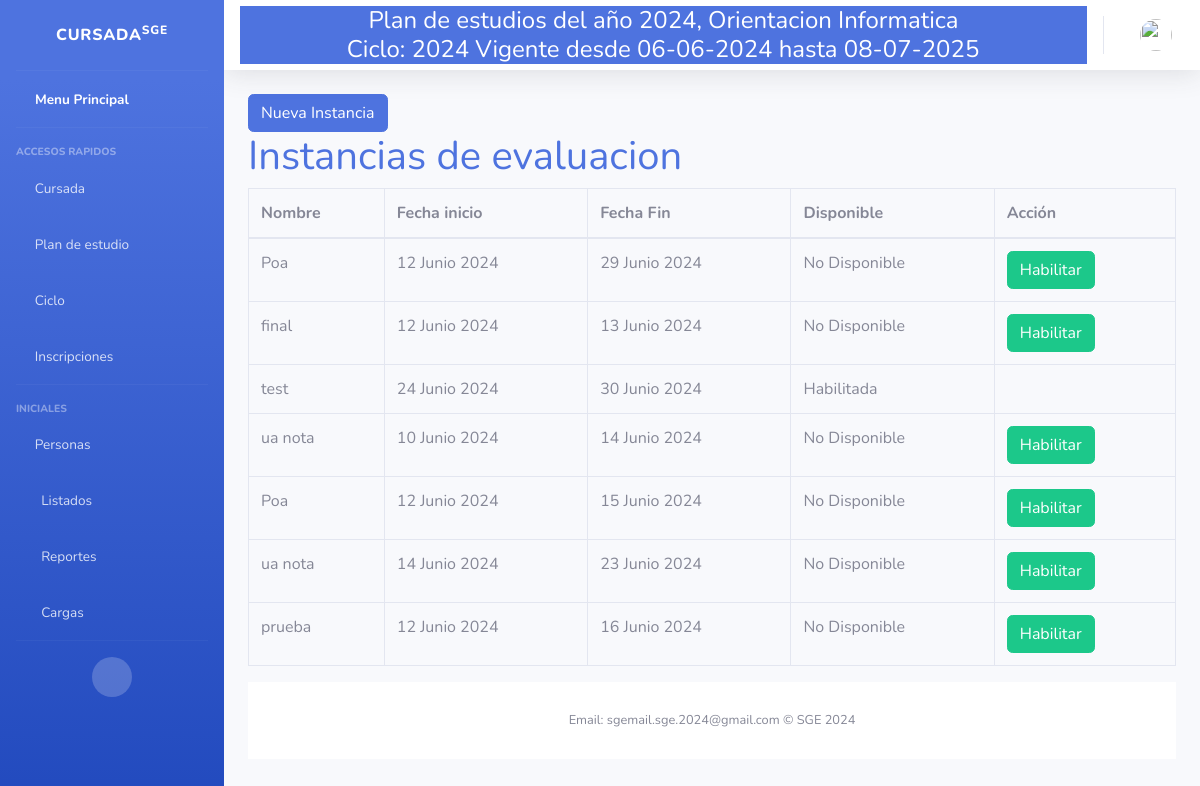
/Clases/verInstancias, run on an earlier commit of the app's database.
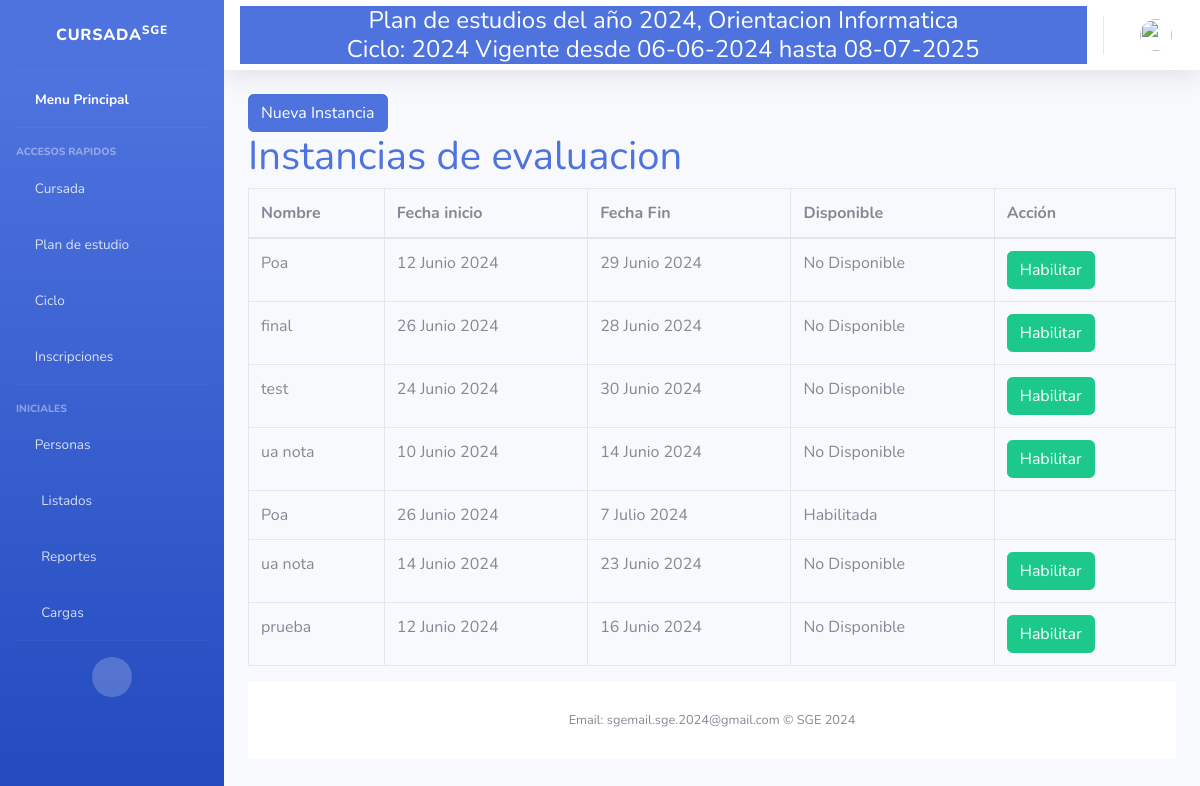
And on a later commit of the database.
### Core/models.py (models this page shows, shortened)
class Instancia(models.Model):
    ciclo = models.ForeignKey(Ciclo, on_delete=models.CASCADE)
    nombre = models.CharField(help_text="Ej: Nota Final"
                              ,max_length= 50)
    disponible = models.BooleanField(default = False)
    fecha_inicio = models.DateField(help_text="Ej: 16/02/2024",
                                   default=now)
    fecha_fin = models.DateField(help_text="Ej: 16/02/2024")

### Clases/views.py (the view)
def instancias_list(request):
    instancias = Instancia.objects.filter(ciclo = request.ciclo)
    return render(request, 'Calificacion/instancias.html',{'instancias':instancias})

### Core/models.py (called while the page is built)
    def __str__(self):
        return "Plan de estudios del año {0}, Orientacion {1}".format(self.anio, self.orientacion)

    def __str__(self):
        return "{0} Vigente desde {1} hasta {2}".format(self.anioCalendario,self.fechaInicio.strftime("%d-%m-%Y"), self.fechaFin.strftime("%d-%m-%Y"))

### Clases/templates/Calificacion/instancias.html (shortened to what this page needs)
{% extends 'index.html' %}
{% load bootstrap5 %}
{% block content %}
    <div class="content">
        <a href="/Clases\altaInstancia">
            <button class="btn btn-primary">Nueva Instancia</button>
        </a>
        <h1><a href="#">Instancias de evaluacion</a></h1>
        <div class="hidden orden-listado">
            <div class="flex-md-column-reverse">
                <table class="table table-bordered table-hover">
                    <thead class="hidden orden-listado">
                        <tr class="table-hover">
                            <th>Nombre</th>
                            <th>Fecha inicio</th>
                            <th>Fecha Fin</th>
                            <th>Disponible</th>
                            <th>Acción</th>
                        </tr>
                    </thead>
                    <tbody>
                        {% block tabla %}
                            {% if instancias %}
                                {% for instancia in instancias %}
                                    <tr>
                                        <td>{{ instancia.nombre }}</td>
                                        <td>{{ instancia.fecha_inicio }}</td>
                                        <td>{{ instancia.fecha_fin }}</td>
                                        {% if instancia.disponible %}
                                            <td>Habilitada</td>
                                        {% else %}
                                        <td>No Disponible</td>
                                        {% endif %}
                                        <td>
                                            {% if not instancia.disponible %}
                                                <button class="btn btn-success btn-habilitar" data-instancia-id="{{ instancia.id }}" data-bs-toggle="modal" data-bs-target="#habilitarModal">Habilitar</button>
                                            {% endif %}
                                        </td>
                                    </tr>
                                {% endfor %}
                            {% else %}
                                <tr>
                                    <td colspan="5">NO HAY INSTANCIAS PARA LISTAR</td>
                                </tr>
                            {% endif %}
                        {% endblock tabla %}
                    </tbody>
                </table>
            </div>
        </div>
    </div>
{% endblock %}

What changed in the data, as far as the page shows it:
changed Instancia "final": fecha_inicio "12 Junio 2024" → "26 Junio 2024"; fecha_fin "13 Junio 2024" → "28 Junio 2024"
changed Instancia "test": disponible "Habilitada" → "No Disponible Habilitar"
changed Instancia: fecha_inicio "12 Junio 2024" → "26 Junio 2024"; fecha_fin "15 Junio 2024" → "7 Julio 2024"; disponible "No Disponible Habilitar" → "Habilitada"
